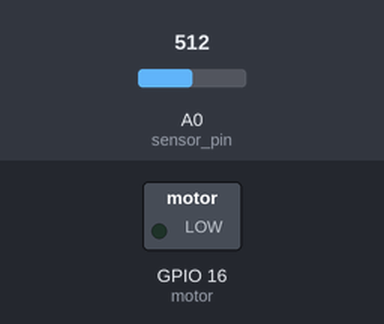
This sketch was run on a simulated ESP8266 (NodeMCU). Parts: switched loads named in the sketch (green lamp = pin HIGH). The test bench sets the inputs (shaded band); at power-on: A0 (sensor_pin) = 512. WiFi joins after 1.5 s; servers stay silent unless stated; the Firebase database answers and starts empty; what the sketch prints to the serial monitor is not drawn.

Above: at 0.1 s.
At 3.9 s:
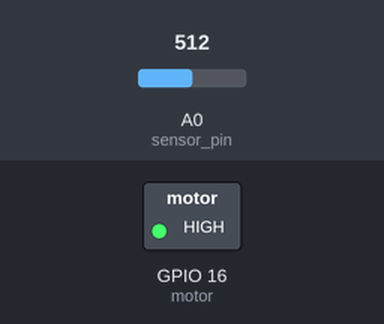
Timing chart, 0 to 5.4 s (numbered marks = the images above):
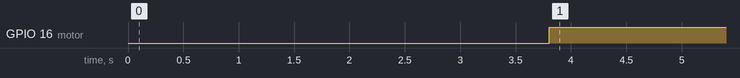

Measured:
- by itself, GPIO 16 (motor): LOW → HIGH at 3.8 s

The sketch:

harware.ino.ino
```cpp
int sensor_pin = A0;
int motor = 16;
int output_value ;

#include <SoftwareSerial.h>
#include <ESP8266WiFi.h>
#include <FirebaseArduino.h>

#define FIREBASE_HOST "irrigation-7b803.firebaseio.com"
#define FIREBASE_AUTH "wcGltPzg5C837zE0WmyQaZMbZCMYhOTyZ0WNHE0Z"
#define WIFI_SSID "Redmi"
#define WIFI_PASSWORD "qwerty123"

void setup() {

   Serial.begin(115200);

   pinMode(motor,OUTPUT);
   digitalWrite(motor,LOW);

   Serial.println("Reading From the Sensor ...");

   delay(2000);

   WiFi.begin(WIFI_SSID, WIFI_PASSWORD);
    Serial.print("connecting");
    while (WiFi.status() != WL_CONNECTED) {
      Serial.print(".");
      delay(500);
    }
    Serial.println();
    Serial.print("connected: ");
    Serial.println(WiFi.localIP());

    Firebase.begin(FIREBASE_HOST, FIREBASE_AUTH);

   }

void loop() {

   output_value= analogRead(sensor_pin);

   output_value = map(output_value,550,0,0,100);

   Firebase.setFloat("Moisture",output_value);
   if (Firebase.failed()) {
        Serial.print("failed");
        Serial.println(Firebase.error());
        return;
    }

   if(Firebase.getString("Motor") != "1"){
    digitalWrite(motor,1);
   }else{
    digitalWrite(motor,0);
   }

   Serial.print("Mositure : ");

   Serial.print(output_value);

   Serial.println("%");

   delay(1000);

   }
```
